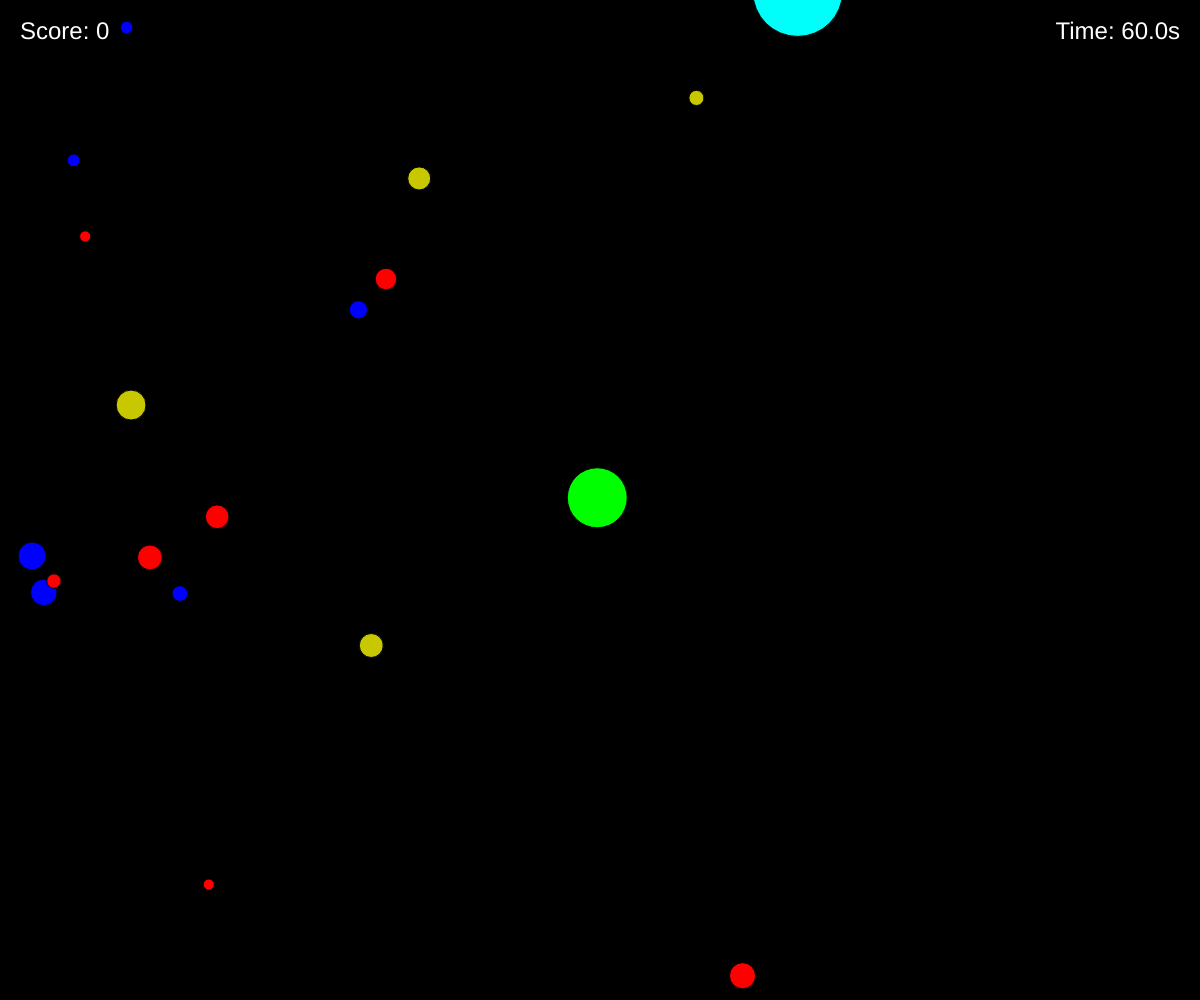
Frame 1 (no input)
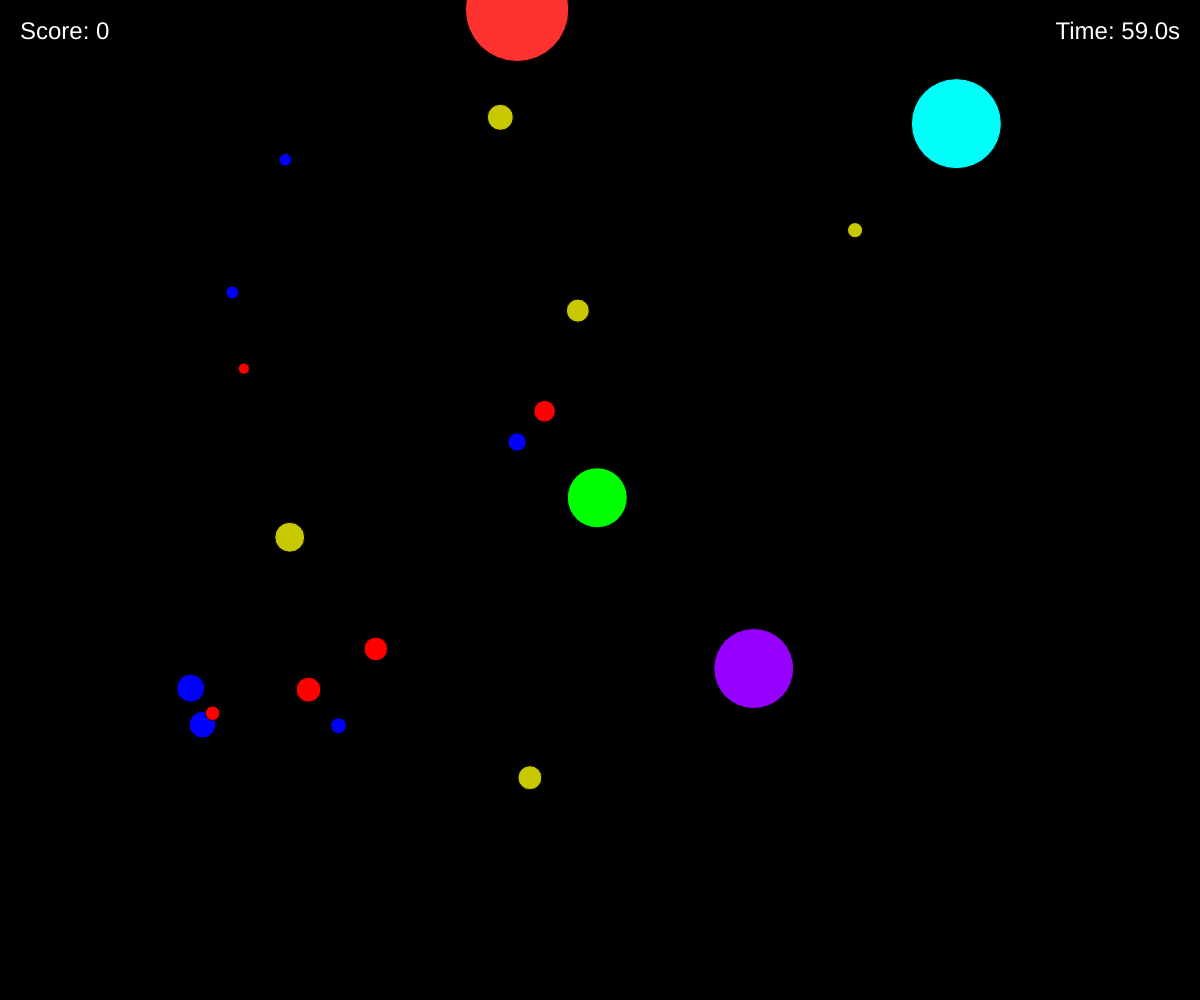
Frame 60 (no input)
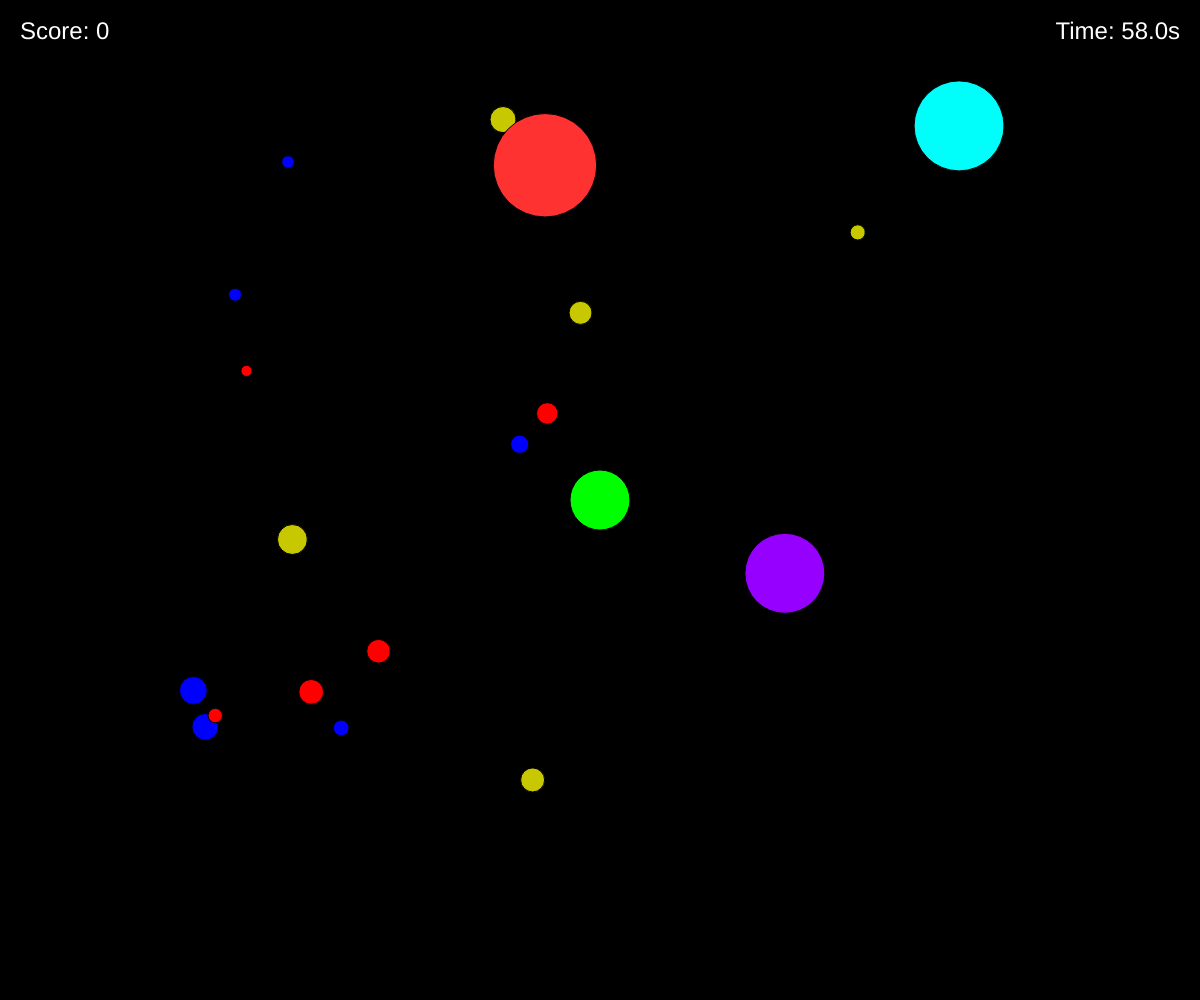
Frame 120 (the mouse pressed at the canvas centre since frame 60)

The p5.js sketch that drew these frames (run headless with seeded random() and noise() and a simulated clock; from frame 60 on, the mouse is pressed at the canvas centre):

// p5.js sketch
// ── sketch.js
let player;
let foods = [];
let enemies = [];
let zoom = 1;
let gameOver = false;
let score = 0; // 记录得分
let timer = 60; // 设定倒计时时间（秒）
let startTime; // 记录游戏开始的时间

let powerMode = false;
let powerModeEndTime = 0;
let slowEffect = false;
let slowEffectStartTime = 0;

let warningMessage = "";
let warningTimer = 0;



function setup() {
  createCanvas(windowWidth, windowHeight);
  player = new Player(random(width), random(height), 30);

  foods = [];
  enemies = [];
  startTime = millis();
  
  
  let enemyModes = ["chase", "patrol", "patrol", "wander"];

  for (let i = 0; i < 50; i++) {
    foods.push(new Food(random(width * 2) - width, random(height * 2) - height));
  }

  for (let i = 0; i < 3; i++) {
    let mode = enemyModes[i];
    
    enemies.push(new Enemy(random(width * 2) - width, random(height * 2) - height, random(40, 60),mode));
  }
    
  for (let i = 0; i < 5; i++){
    enemies.push(new AmbushEnemy(random(width * 2) - width, random(height * 2) - height, 45)); // 生成伏击型敌人
  }

  for (let i = 0; i < 3; i++) { 
    enemies.push(new StealthEnemy(random(width * 2) - width, random(height * 2) - height, 40)); 
  }
  
}


function draw() {
  if (gameOver) { 
    showGameOverScreen();
    return;
  } 
  // 计算剩余时间
  let elapsedTime = (millis() - startTime) / 1000; 
  let remainingTime = max(0, timer - elapsedTime);

  if (remainingTime <= 0) {
  gameOver = true;
  showGameOverScreen();
  return;
}

  background(0);  

  translate(width / 2, height / 2);
  translate(-player.pos.x, -player.pos.y);

  for (let food of foods) {
    food.show();
  }

  for (let enemy of enemies) {
    enemy.show();
    enemy.update();
  }

  player.update();
  player.show();

  // 吞食食物
  // 普通食物（normal）：+10 分，无特殊效果。
  // 陷阱食物（trap）：-20 分，并减缓玩家移动速度 15 秒，同时给出文字提醒。
  // 强化食物（power）：玩家无敌 10 秒（无敌期间不会被敌人吞噬）。
  for (let i = foods.length - 1; i >= 0; i--) {
    if (player.eats(foods[i])) {
      // let foodType = foods[i].type;
      if (foods[i].type === "normal") {
        score += 10;
      } else if (foods[i].type === "trap" ) {
        if (!powerMode) {
          score -= 20;
          player.speed *= 0.65;
          warningMessage = "You ate a trap! Speed reduced for 15s!";
           warningTimer = millis() + 3000;
          setTimeout(() => player.speed /= 0.65, 15000); // 15s 后恢复速度
        }
        // score -= 20;
        // slowEffect = true;
        // slowEffectStartTime = millis();
        // warningMessage = "You ate a trap! Speed reduced for 15s!";
        // warningTimer = millis() + 3000;
      } else if (foods[i].type === "power") {
        powerMode = true;
        powerModeEndTime = millis() + 10000;
      }
      foods.splice(i, 1);
      foods.push(new Food(random(width * 2) - width, random(height * 2) - height));
    }
  }

  
  
  
  //处理敌人
  for (let i = enemies.length - 1; i >= 0; i--) {
    if (enemies[i].eats(player) && !powerMode) {
      gameOver = true;
      return;
    }
  }
  

  // *** 重要：绘制分数和倒计时，不受 translate 影响 ***
  push(); // 保存当前坐标系s
  resetMatrix(); // 取消平移，恢复到 (0,0) 坐标系

  // 显示分数（左上角）
  fill(255);
  textSize(24);
  textAlign(LEFT, TOP);
  text("Score: " + score, 20, 20);

  // 显示倒计时（右上角）
  textAlign(RIGHT, TOP);
  text("Time: " + nf(remainingTime, 2, 1) + "s", width - 20, 20);
  
  if (powerMode) {
    let powerTimeLeft = max(0, (powerModeEndTime - millis()) / 1000);
    if (powerTimeLeft <= 0) {
      powerMode = false;
    } else {
      fill(0, 255, 255);
      textSize(20);
      textAlign(CENTER, TOP);
      text("Invincible: " + nf(powerTimeLeft, 2, 1) + "s", width / 2, 20);
    }
  }
  

  // **在此处插入警告消息渲染**
  if (millis() < warningTimer) {
  fill(255, 0, 0);
  textSize(20);
  textAlign(CENTER, CENTER);
  text(warningMessage, width / 2, height / 2 - 100);
}
  pop(); // 恢复坐标系，继续绘制游戏世界
}

//游戏结束屏幕
function showGameOverScreen() {
  background(0);
  fill(255, 0, 0);
  textSize(50);
  textAlign(CENTER, CENTER);
  text("Game Over", width / 2, height / 2 - 50);
  textSize(30);
  text("Final Score: " + score, width / 2, height / 2);
  text("Press 'R' to Restart", width / 2, height / 2 + 40);
}

//按R重新开始
function keyPressed() {
  if (key === 'R' || key === 'r') {
    restartGame();
  }
}

//重新开始
function restartGame() {
  gameOver = false;
  score = 0;
  startTime = millis();
  setup();
}

class Player {
  constructor(x, y, r) {
    this.pos = createVector(x, y);
    this.r = r;
    this.speed = 3.5;
  }

  update() {
    let mouseVec = createVector(mouseX - width / 2, mouseY - height / 2);
    mouseVec.setMag(this.speed ); //更改自机速度，与敌人最大速度相同
    this.pos.add(mouseVec);

  
  }

   

  show() {
    fill(0, 255, 0);
    ellipse(this.pos.x, this.pos.y, this.r * 2);
  }

  eats(other) {
    let d = dist(this.pos.x, this.pos.y, other.pos.x, other.pos.y);
    if (d < this.r + other.r && this.r > other.r) { //添加判断敌人和玩家谁大
      this.r += other.r * 0.05;
      return true;
    }
    return false;
  }
}

class Food {
  constructor(x, y) {
    this.pos = createVector(x, y);
    this.r = random(5, 15);
    this.type = random(["normal", "trap", "power"]);
  }

  show() {
    if (this.type === "normal") fill(200, 200, 0);
    if (this.type === "trap") fill(255, 0, 0);
    if (this.type === "power") fill(0, 0, 255);

    ellipse(this.pos.x, this.pos.y, this.r * 2);
  }
}

class Enemy {
  constructor(x, y, r, mode) {
    this.pos = createVector(x, y);
    this.r = r;
    this.speed = random(1, 3); // 普通移动速度
    this.mode = mode || "chase"; // 默认为追击模式
    this.target = createVector(random(width * 2) - width, random(height * 2) - height); // 巡逻目标点
    this.dashDir = createVector(0, 0); // 冲刺方向
  }

  update() {
    let dir = createVector(0, 0);
    let distance = dist(this.pos.x, this.pos.y, player.pos.x, player.pos.y);

    if (this.mode === "chase") {
      // **追击模式**
      if (this.r > player.r) {
        dir = p5.Vector.sub(player.pos, this.pos);
        dir.setMag(this.speed);
        this.pos.add(dir);
      } else {
        dir = p5.Vector.sub(this.pos, player.pos);
        dir.setMag(this.speed);
        this.pos.add(dir);
      }

    } else if (this.mode === "patrol") {
      // **巡逻模式**（在固定区域来回移动）
      dir = p5.Vector.sub(this.target, this.pos);
      if (dir.mag() < 5) { // 到达目标点后，换一个新目标
        this.target = createVector(random(width * 2) - width, random(height * 2) - height);
      }
      dir.setMag(this.speed);
      this.pos.add(dir);

    } else if (this.mode === "wander") {
      // **随机游走模式**（每隔一段时间换方向）
      if (frameCount % 60 === 0) { // 每 60 帧换方向
        this.target = createVector(random(width * 2) - width, random(height * 2) - height);
      }
      dir = p5.Vector.sub(this.target, this.pos);
      dir.setMag(this.speed);
      this.pos.add(dir);

    } 
  }


  show() {
    fill(255, 50, 50);
    ellipse(this.pos.x, this.pos.y, this.r * 2);
  }

  eats(other) {
    let d = dist(this.pos.x, this.pos.y, other.pos.x, other.pos.y);
    return d < this.r + other.r;
  }
}



class AmbushEnemy extends Enemy {
  constructor(x, y, r) {
    super(x, y, r, "ambush"); // 继承父类构造函数
    this.isChasing = false;
    this.isDashing = false;
    this.isResting = false;
    this.dashStartTime = 0;
    this.restStartTime = 0;
    this.dushSpeed = 4; // 初始冲刺速度
    this.maxDashSpeed = 20; // 最大冲刺速度
    this.dashDir = createVector(0, 0);
  }

  update() {
    let distance = dist(this.pos.x, this.pos.y, player.pos.x, player.pos.y);

    if (!this.isChasing && distance < 200) {
      this.isChasing = true;
      this.isDashing = true;
      this.dashStartTime = millis();
      this.dashDir = p5.Vector.sub(player.pos, this.pos).normalize();
      this.dushSpeed;
    }

    // 冲刺阶段（持续 2 秒，不断加速）
    if (this.isDashing) {
      let elapsedTime = millis() - this.dashStartTime;
      let acceleration = map(elapsedTime, 0, 2000, 0, this.maxDashSpeed - this.dushSpeed);
      let currentSpeed = this.dushSpeed + acceleration;
      let dashStep = p5.Vector.mult(this.dashDir, currentSpeed);
      
      this.pos.add(dashStep);

      if (elapsedTime > 2000) {
        this.isDashing = false;
        this.isResting = true;
        this.restStartTime = millis();
      }
    }

    // ⏸ 休息阶段（停止 0.5 秒）
    if (this.isResting) {
      if (millis() - this.restStartTime > 500) {
        this.isResting = false;
        this.isDashing = true;
        this.dashStartTime = millis();
        this.dashDir = p5.Vector.sub(player.pos, this.pos).normalize();
        this.dushSpeed;
      }
    }
  }

  show() {
    fill(0, 255, 250);
    ellipse(this.pos.x, this.pos.y, this.r * 2);
  }
}

class StealthEnemy extends Enemy {
  constructor(x, y, r) {
    super(x, y, r, "stealth"); // 继承普通敌人行为
    this.visibility = 0; // 初始透明度（0=完全隐身，255=完全显形）
    this.detectRange = 200; // 玩家检测范围（显形）
    this.chaseRange = 150; // 追击范围（主动追玩家）
    this.hideRange = 250; // 超过此距离重新隐身
    this.isChasing = false; // 追击状态
    this.stealthspeed = 2;
  }

  update() {
    let distance = dist(this.pos.x, this.pos.y, player.pos.x, player.pos.y);

    if (distance < this.chaseRange) {
      // **近距离追击**
      this.isChasing = true;
      this.visibility = min(this.visibility + 20, 255); // 快速显形
    } else if (distance < this.detectRange) {
      // **进入可见范围，但还没进入追击范围**
      this.isChasing = false;
      this.visibility = min(this.visibility + 10, 255); // 逐渐显形
    } else if (distance > this.hideRange) {
      // **超出隐藏范围，回到隐身状态**
      this.isChasing = false;
      this.visibility = max(this.visibility - 15, 0); // 逐渐隐身
    }

    let dir;
    if (this.isChasing) {
      // **追击玩家**
      dir = p5.Vector.sub(player.pos, this.pos);
      dir.setMag(this.stealthspeed); // 追击时稍微加速
    } else {
      // **随机游走**
      if (frameCount % 60 === 0) { // 每 60 帧换方向
        this.target = createVector(random(width * 2) - width, random(height * 2) - height);
      }
      dir = p5.Vector.sub(this.target, this.pos);
      dir.setMag(this.speed);
    }

    this.pos.add(dir);
  }

  show() {
    push();
    fill(150, 0, 255, this.visibility); // 紫色，透明度根据可见度变化
    ellipse(this.pos.x, this.pos.y, this.r * 2);
    pop();
  }
}
